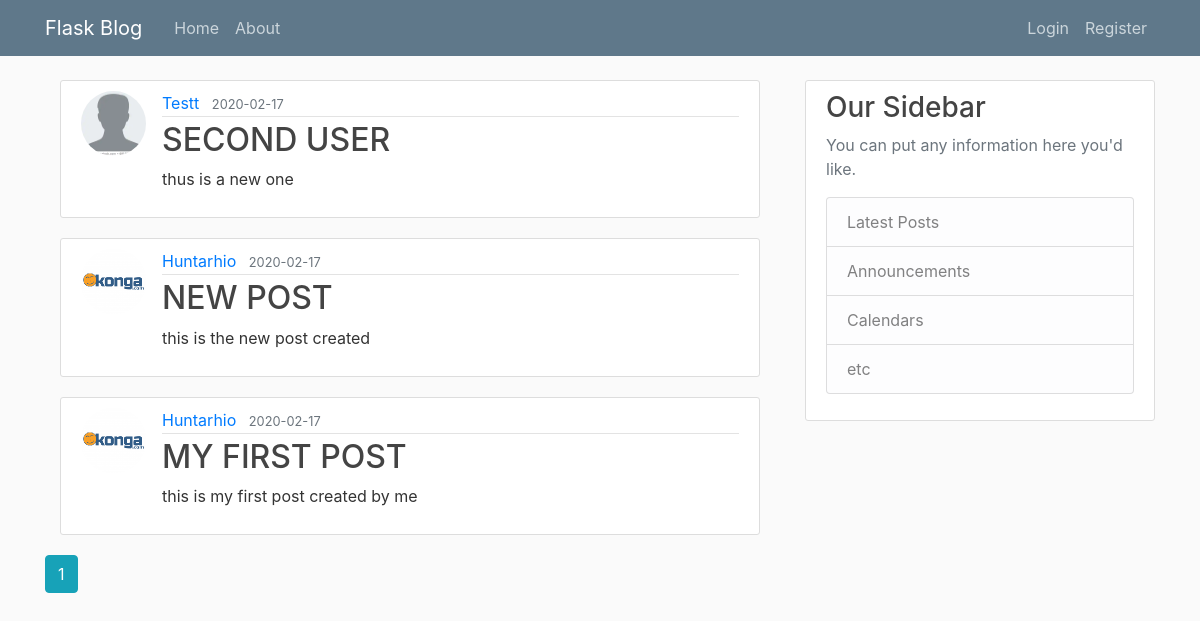
The app's page /home, older data.
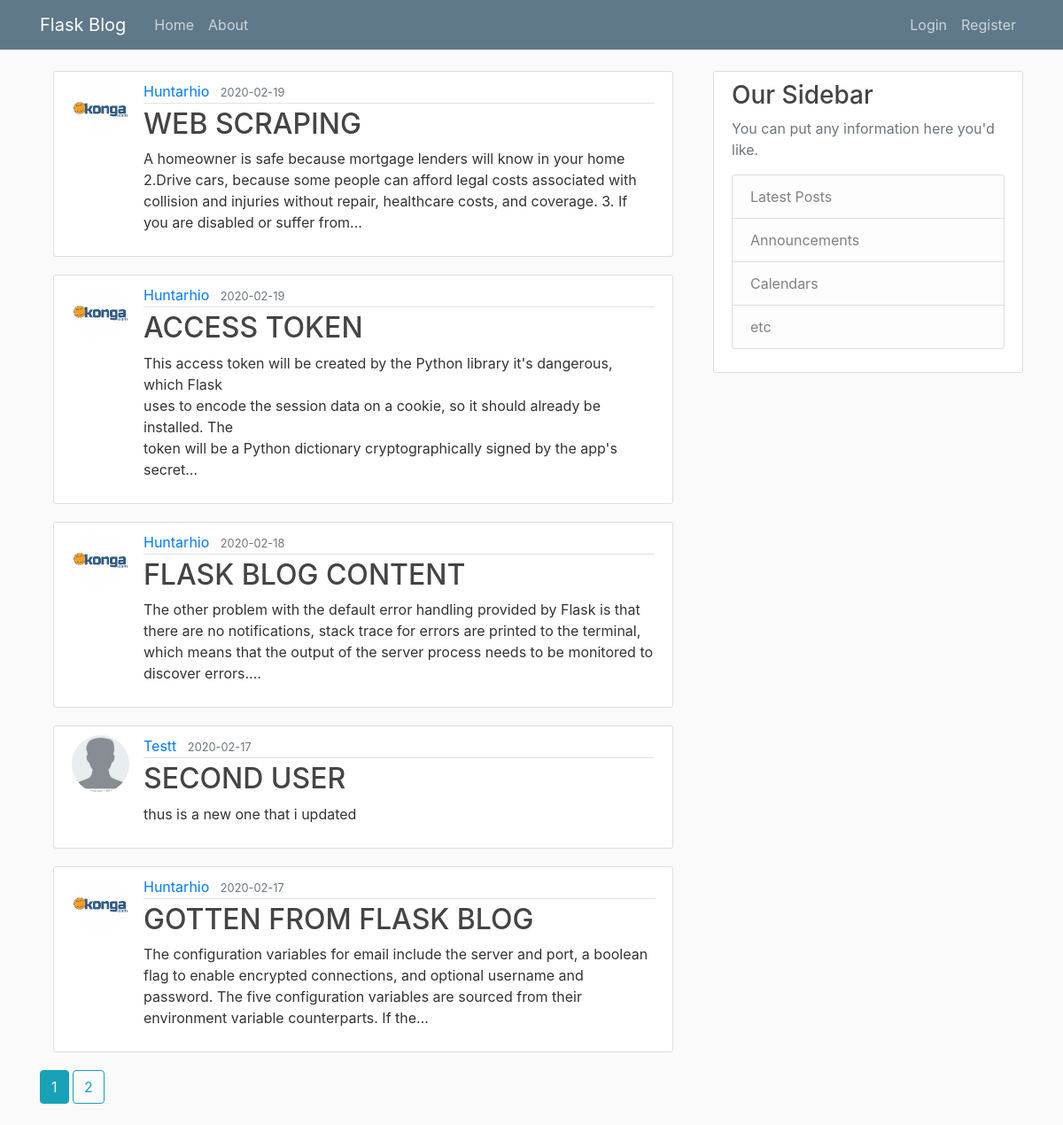
The same page, newer data.
### flaskblog/models.py (models this page shows, shortened)
class Post(db.Model):
    id = db.Column(db.Integer, primary_key = True)
    title = db.Column(db.String(100), nullable=False)
    content = db.Column(db.Text, nullable=False)
    posted_date = db.Column(db.DateTime, nullable=False, default=datetime.utcnow)
    user_id = db.Column(db.Integer, db.ForeignKey('user.id'),nullable=False)
    comments = db.relationship('Comment', backref='post', lazy=True)

class User(db.Model, UserMixin):
    id = db.Column(db.Integer, primary_key = True)
    username = db.Column(db.String(20), nullable=False, unique=True)
    email = db.Column(db.String(120), nullable=False, unique=True)
    password = db.Column(db.String(), nullable=False)
    image_file = db.Column(db.String(60), nullable=False, default='default.jpg')
    posts = db.relationship('Post', backref='author', lazy=True)

### flaskblog/main/routes.py (the view)
@main.route("/")
@main.route("/home")
def home():
    page = request.args.get('page', 1, type=int)   # gets the page and the id of the page
    posts = Post.query.order_by(Post.posted_date.desc()).paginate(page=page, per_page=5) #sets the ordering of the items in the page and also sets the number of items per page
    return render_template('home.html', posts=posts)

### flaskblog/templates/home.html
{% extends 'layouts.html' %}
{% block content %}
  <div class="container">
    {% for post in posts.items %}
      <article class="media content-section">
        <img class="rounded-circle article-img"src="{{ url_for('static', filename='profile_pics/'+post.author.image_file) }}" alt="">
        <div class="media-body">
          <div class="article-metadata">
            <a class="mr-2" href="{{ url_for('users.user_posts', username=post.author.username) }}">{{ post.author.username|capitalize }}</a>
            <small class="text-muted">{{ post.posted_date.strftime('%Y-%m-%d') }}</small>
          </div>
          <h2><a class="article-title" href="{{ url_for('posts.post', post_id=post.id) }}">{{ post.title|upper }}</a></h2>
          <p class="article-content">{{ post.content|truncate }}</p>
        </div>
      </article>
    {% endfor %}
  </div>
  {% for page_num in posts.iter_pages(left_edge=1, right_edge=1, left_current=1, right_current=2) %}
        {% if page_num %}
          {% if posts.page == page_num %}
            <a class="btn btn-info mb-4" href="{{ url_for('main.home', page=page_num) }}">{{ page_num }}</a>
          {% else %}
            <a class="btn btn-outline-info mb-4" href="{{ url_for('main.home', page=page_num) }}">{{ page_num }}</a>
          {% endif %}
        {% else %}
          ...
        {% endif %}
  {% endfor %}
{% endblock content %}

Row changes from the older to the newer data that the page shows:
no longer on this page (row unchanged): Post: image_file (picture), author.username "Huntarhio", posted_date "2020-02-17", title "MY FIRST POST", content "this is my first post created by me"
added Post: image_file (picture), author.username "Huntarhio", posted_date "2020-02-19", title "WEB SCRAPING", content "A homeowner is safe because mortgage lenders will know in your home 2.Drive cars, because some people can afford legal costs associated with collision and injuries without repair, healthcare costs, and coverage. 3. If you are disabled or suffer from..."
added Post: image_file (picture), author.username "Huntarhio", posted_date "2020-02-19", title "ACCESS TOKEN", content "This access token will be created by the Python library it's dangerous, which Flask uses to encode the session data on a cookie, so it should already be installed. The token will be a Python dictionary cryptographically signed by the app's secret..."
added Post: image_file (picture), author.username "Huntarhio", posted_date "2020-02-18", title "FLASK BLOG CONTENT", content "The other problem with the default error handling provided by Flask is that there are no notifications, stack trace for errors are printed to the terminal, which means that the output of the server process needs to be monitored to discover errors...."
changed Post "SECOND USER": content "thus is a new one" → "thus is a new one that i updated"
changed Post: title "NEW POST" → "GOTTEN FROM FLASK BLOG"; content "this is the new post created" → "The configuration variables for email include the server and port, a boolean flag to enable encrypted connections, and optional username and password. The five configuration variables are sourced from their environment variable counterparts. If the..."
Text that changed along with them:
new list line: "2"
